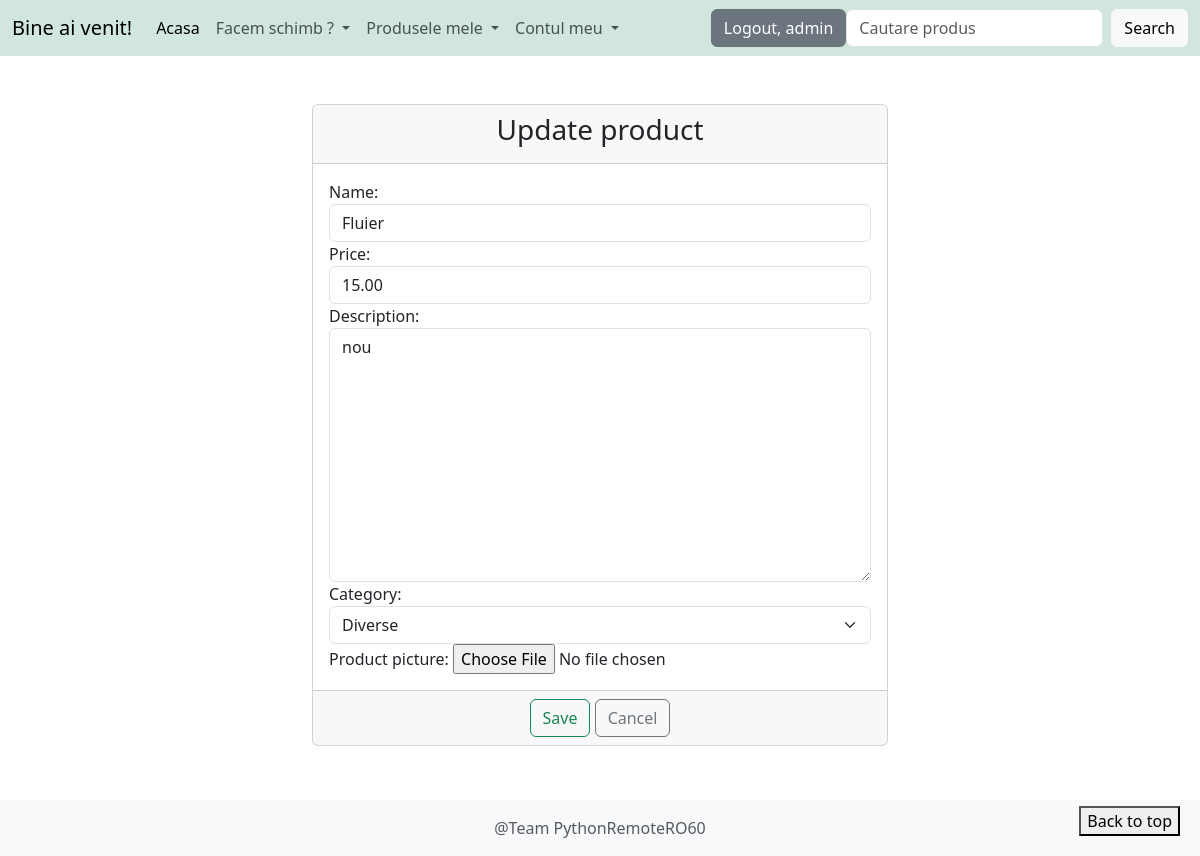
The page /update_product/9 (signed in) on the database its author committed.
### product/models.py (models this page shows, shortened)
class Product(models.Model):
	name = models.CharField(max_length=50)
	price = models.DecimalField(max_digits=9, decimal_places=2, null=True, blank=True)
	description = models.TextField(max_length=400)
	category = models.ForeignKey(Category, on_delete=models.CASCADE, related_name='products')
	user = models.ForeignKey(User, on_delete=models.CASCADE, null=True)
	product_picture = models.ImageField(upload_to='product_pictures/', null=True, blank=True)
	created_at = models.DateTimeField(auto_now_add=True)
	updated_at = models.DateTimeField(auto_now=True)

class Category(models.Model):
	name = models.CharField(max_length=50)
	class Meta:
		verbose_name_plural = 'Categories'
	def __str__(self):
		return self.name.title()

### product/views.py (the view)
# urls.py: path('update_product/<int:pk>', views.ProductUpdateView.as_view(), name='update-product'),
class ProductUpdateView(LoginRequiredMixin, UpdateView):
	template_name = 'product/update_product.html'
	model = Product
	form_class = ProductUpdateForm
	success_url = reverse_lazy('list-products')

### product/forms.py
class ProductUpdateForm(forms.ModelForm):
	class Meta:
		model = Product
		fields = ['name', 'price', 'description', 'category', 'product_picture']
		widgets = {
			'name': forms.TextInput(attrs={'class': 'form-control', 'placeholder': 'Please enter the product name'}),
			'price': forms.NumberInput(
				attrs={'class': 'form-control', 'placeholder': 'Please enter the product price'}),
			'description': forms.Textarea(
				attrs={'class': 'form-control', 'placeholder': 'Please enter the product description'}),
			'category': forms.Select(attrs={'class': 'form-select'}),
		}

### templates/product/update_product.html (shortened to what this page needs)
{% extends 'base.html' %}
{% block content %}
    <div class="container-fluid">
        <div class="row">
            <div class="col-md-6 offset-md-3">
                <br><br>
                <div class="card">
                    <div class="card-header">
                        <h3 class="text-center"> Update product </h3>
                    </div>
                    <form method="post" enctype="multipart/form-data">
                        <div class="card-body">
                            {{ form }}
                        </div>
                        <div class="card-footer text-center">
                            <button type="submit" class="btn btn-outline-success">Save</button>
                            <a href="{% url 'list-products' %}" class="btn btn-outline-secondary">Cancel</a>
                        </div>
                    </form>
                </div>
            </div>
        </div>
    </div>
{% endblock %}

### templates/navbar.html (shortened to what this page needs)
<nav class="navbar navbar-expand-lg bg-success-subtle">
    <div class="container-fluid">
        <a class="navbar-brand" href="{% url 'home-page' %}">Bine ai venit!</a>
        <div class="collapse navbar-collapse" id="navbarSupportedContent">
            <ul class="navbar-nav me-auto mb-2 mb-lg-0">
                <li class="nav-item">
                    <a class="nav-link active" aria-current="page" href="{% url 'home-page' %}">Acasa</a>
                </li>
                {% if user.is_authenticated %}
                    <li class="nav-item dropdown">
                        <a class="nav-link dropdown-toggle" href="#" role="button" data-bs-toggle="dropdown"
                           aria-expanded="false">
                            Facem schimb ?
                        </a>
                    </li>
                    <li class="nav-item dropdown">
                        <a class="nav-link dropdown-toggle" href="#" role="button" data-bs-toggle="dropdown"
                           aria-expanded="false">
                            Produsele mele
                        </a>
                    </li>
                    <li class="nav-item dropdown">
                        <a class="nav-link dropdown-toggle" href="#" role="button" data-bs-toggle="dropdown"
                           aria-expanded="false">
                            Contul meu
                        </a>
                    </li>
                {% endif %}
            </ul>
            {% if user.is_authenticated %}
                <form method="post" action="{% url 'logout' %}">
                    <button type="submit" class="btn btn-secondary">Logout, {{ user.username }}</button>
                </form>
                <form method="post" class="d-flex" role="search" action="{% url 'search-results' %}">
                    <input class="form-control me-2" type="text" name="search_term" placeholder="Cautare produs"
                           aria-label="Search">
                    <button class="btn btn-light" type="submit">Search</button>
                </form>
            {% else %}
                <div>
                    <a href="{% url 'login' %}" class="btn btn btn-primary">Login</a>
                    <a href="{% url 'create-user' %}" class="btn btn btn-secondary">Signup</a>
                </div>
            {% endif %}
        </div>
    </div>
</nav>

### static/css/base_style.css (style rules this page uses)
html { height: 100%; }
body { height: 100%; background-image: url('/static/images/background.png'); background-size: cover; background-position: center; background-repeat: no-repeat; }

### rows shown on the page
Product: name "Fluier", price "15.00", description "nou", category "Diverse"

### other values the page prints
{{ user.username }} "admin"
